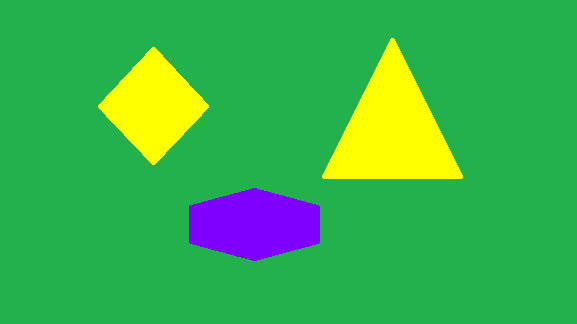
#> input picture colo-selector/yellow/yellow01.png, 577 x 324 px; its folder holds 3 pictures in this run
$ python yellow.py
#> lines starting #> are read from the running program, lines starting #| are printed output that depends on the picture; after the words box and inside, x2 and y2 are one past the last pixel; in counts of white or black regions, pixels touching at a corner belong together
import cv2
import numpy as np

for i in range(1, 4):
    img = cv2.imread('yellow0' + str(i) + '.png', 1)
#> img is the input picture: shape (324, 577, 3); mean B, G, R 76, 177.3, 57.9
    # img = cv2.imread('warnabiru.png',1)
    hsv = cv2.cvtColor(img, cv2.COLOR_BGR2HSV)
#> hsv: shape (324, 577, 3); mean H, S, V 68, 212.4, 187.2

    # [50, 100, 100], [70, 255, 255] – Hijau


    lower_api0 = np.array([20, 235, 235])
    upper_api0 = np.array([40, 255, 255])

    mask1 = cv2.inRange(hsv, lower_api0, upper_api0)
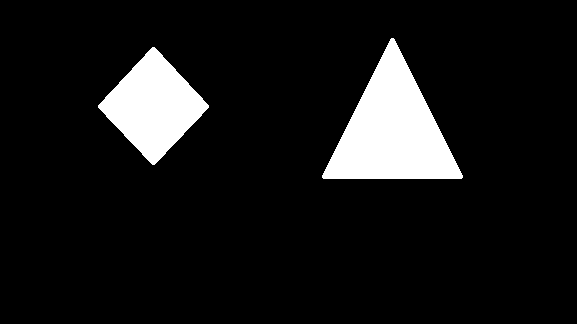
#> mask1: shape (324, 577); 9.2% white; 2 white regions, box (x1, y1, x2, y2) and area: (322, 38, 463, 179) 10357, (98, 47, 209, 165) 6791

    mask = mask1

    new_img = cv2.bitwise_and(img, img, mask=mask)
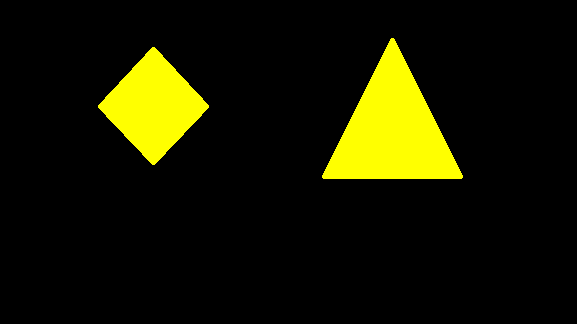
#> new_img: shape (324, 577, 3); mean B, G, R 0, 23.4, 23.4

    cv2.imshow("hasil" + str(i) + ".png", new_img)
    # cv2.imshow('mask',mask)
    cv2.imshow('image', img)

    # menunggu tombol key ditekan
    cv2.waitKey(0)
    cv2.destroyAllWindows()
#> pass 2 of the loop `for i in range(1, 4):`:
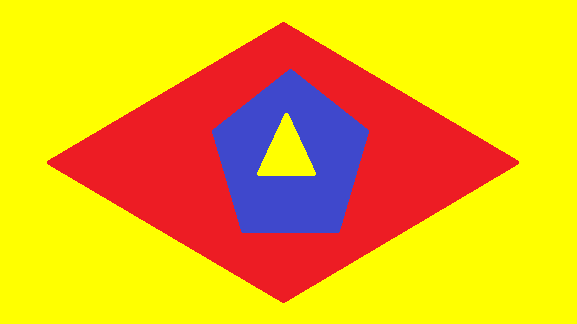
#> input picture colo-selector/yellow/yellow02.png, 577 x 324 px
#> img is the input picture: shape (324, 577, 3); mean B, G, R 26.9, 179.6, 233.9
#> hsv: shape (324, 577, 3); mean H, S, V 76.7, 240.4, 245.9
#> `mask1 = cv2.inRange(hsv, lower_api0, upper_api0)`:
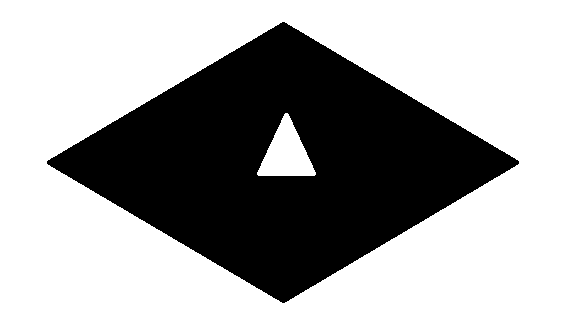
#> mask1: shape (324, 577); 65.2% white; 1 black region, box (x1, y1, x2, y2) and area: (47, 22, 519, 303) 65149
#> `new_img = cv2.bitwise_and(img, img, mask=mask)`:
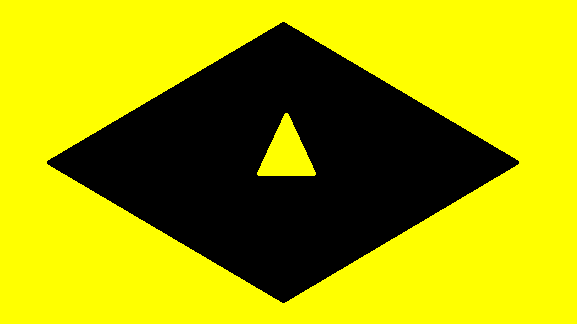
#> new_img: shape (324, 577, 3); mean B, G, R 0, 166.1, 166.1
#> pass 3 of the loop `for i in range(1, 4):`:
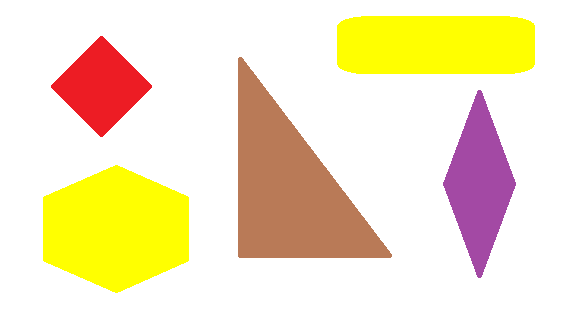
#> input picture colo-selector/yellow/yellow03.png, 577 x 324 px
#> img is the input picture: shape (324, 577, 3); mean B, G, R 196.3, 230.1, 244.9
#> hsv: shape (324, 577, 3); mean H, S, V 15.9, 57.9, 244.9
#> `mask1 = cv2.inRange(hsv, lower_api0, upper_api0)`:
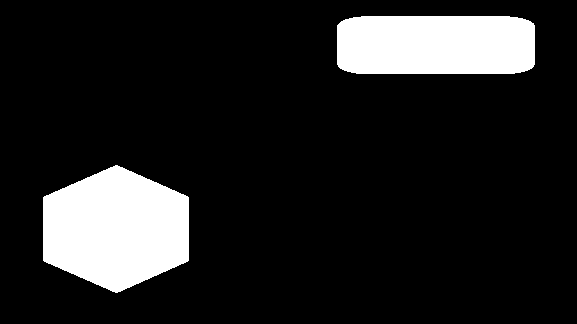
#> mask1: shape (324, 577); 13.5% white; 2 white regions, box (x1, y1, x2, y2) and area: (43, 165, 189, 293) 14069, (337, 16, 535, 74) 11205
#> `new_img = cv2.bitwise_and(img, img, mask=mask)`:
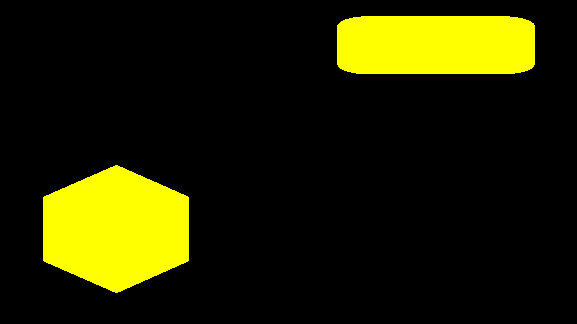
#> new_img: shape (324, 577, 3); mean B, G, R 0, 34.5, 34.5
